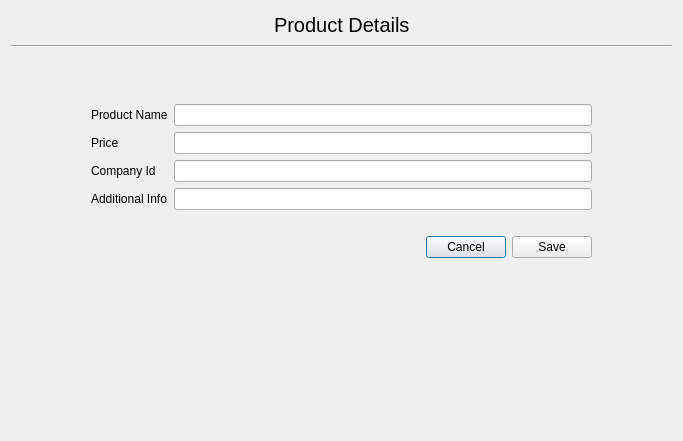
<?xml version="1.0" encoding="UTF-8"?>
<ui version="4.0">
 <class>product_details</class>
 <widget class="QDialog" name="product_details">
  <property name="geometry">
   <rect>
    <x>0</x>
    <y>0</y>
    <width>683</width>
    <height>441</height>
   </rect>
  </property>
  <property name="sizePolicy">
   <sizepolicy hsizetype="Preferred" vsizetype="Preferred">
    <horstretch>0</horstretch>
    <verstretch>0</verstretch>
   </sizepolicy>
  </property>
  <property name="windowTitle">
   <string>Company Details</string>
  </property>
  <property name="autoFillBackground">
   <bool>false</bool>
  </property>
  <layout class="QVBoxLayout" name="verticalLayout_3">
   <item>
    <layout class="QVBoxLayout" name="verticalLayout_2">
     <item>
      <layout class="QVBoxLayout" name="verticalLayout" stretch="0,0">
       <property name="sizeConstraint">
        <enum>QLayout::SetDefaultConstraint</enum>
       </property>
       <item>
        <layout class="QHBoxLayout" name="horizontalLayout">
         <item>
          <spacer name="horizontalSpacer">
           <property name="orientation">
            <enum>Qt::Horizontal</enum>
           </property>
           <property name="sizeHint" stdset="0">
            <size>
             <width>248</width>
             <height>28</height>
            </size>
           </property>
          </spacer>
         </item>
         <item>
          <widget class="QLabel" name="label">
           <property name="font">
            <font>
             <pointsize>15</pointsize>
            </font>
           </property>
           <property name="text">
            <string>Product Details</string>
           </property>
          </widget>
         </item>
         <item>
          <spacer name="horizontalSpacer_2">
           <property name="orientation">
            <enum>Qt::Horizontal</enum>
           </property>
           <property name="sizeHint" stdset="0">
            <size>
             <width>248</width>
             <height>28</height>
            </size>
           </property>
          </spacer>
         </item>
        </layout>
       </item>
       <item>
        <widget class="Line" name="line">
         <property name="font">
          <font>
           <weight>50</weight>
           <bold>false</bold>
          </font>
         </property>
         <property name="orientation">
          <enum>Qt::Horizontal</enum>
         </property>
        </widget>
       </item>
      </layout>
     </item>
     <item>
      <layout class="QFormLayout" name="formLayout">
       <property name="leftMargin">
        <number>80</number>
       </property>
       <property name="topMargin">
        <number>50</number>
       </property>
       <property name="rightMargin">
        <number>80</number>
       </property>
       <property name="bottomMargin">
        <number>20</number>
       </property>
       <item row="0" column="0">
        <widget class="QLabel" name="label_2">
         <property name="text">
          <string>Product Name</string>
         </property>
        </widget>
       </item>
       <item row="0" column="1">
        <widget class="QLineEdit" name="product_name">
         <property name="enabled">
          <bool>true</bool>
         </property>
        </widget>
       </item>
       <item row="1" column="1">
        <widget class="QLineEdit" name="price"/>
       </item>
       <item row="2" column="0">
        <widget class="QLabel" name="label_3">
         <property name="text">
          <string>Company Id</string>
         </property>
        </widget>
       </item>
       <item row="3" column="0">
        <widget class="QLabel" name="label_5">
         <property name="text">
          <string>Additional Info</string>
         </property>
        </widget>
       </item>
       <item row="3" column="1">
        <widget class="QLineEdit" name="additional"/>
       </item>
       <item row="1" column="0">
        <widget class="QLabel" name="label_4">
         <property name="text">
          <string>Price</string>
         </property>
        </widget>
       </item>
       <item row="2" column="1">
        <widget class="QLineEdit" name="company_id"/>
       </item>
      </layout>
     </item>
     <item>
      <layout class="QHBoxLayout" name="horizontalLayout_3">
       <property name="rightMargin">
        <number>80</number>
       </property>
       <property name="bottomMargin">
        <number>0</number>
       </property>
       <item>
        <spacer name="horizontalSpacer_3">
         <property name="orientation">
          <enum>Qt::Horizontal</enum>
         </property>
         <property name="sizeHint" stdset="0">
          <size>
           <width>348</width>
           <height>20</height>
          </size>
         </property>
        </spacer>
       </item>
       <item>
        <layout class="QHBoxLayout" name="horizontalLayout_2">
         <item>
          <widget class="QPushButton" name="pushButton_2">
           <property name="sizePolicy">
            <sizepolicy hsizetype="Fixed" vsizetype="Fixed">
             <horstretch>0</horstretch>
             <verstretch>0</verstretch>
            </sizepolicy>
           </property>
           <property name="text">
            <string>Cancel</string>
           </property>
           <property name="icon">
            <iconset resource="tick_icon.qrc">
             <normaloff>:/cancel/cancel.svg</normaloff>:/cancel/cancel.svg</iconset>
           </property>
          </widget>
         </item>
         <item>
          <widget class="QPushButton" name="pushButton">
           <property name="sizePolicy">
            <sizepolicy hsizetype="Fixed" vsizetype="Fixed">
             <horstretch>0</horstretch>
             <verstretch>0</verstretch>
            </sizepolicy>
           </property>
           <property name="text">
            <string>Save</string>
           </property>
           <property name="icon">
            <iconset resource="tick_icon.qrc">
             <normaloff>:/Icons/tick.png</normaloff>:/Icons/tick.png</iconset>
           </property>
          </widget>
         </item>
        </layout>
       </item>
      </layout>
     </item>
    </layout>
   </item>
   <item>
    <spacer name="verticalSpacer">
     <property name="orientation">
      <enum>Qt::Vertical</enum>
     </property>
     <property name="sizeHint" stdset="0">
      <size>
       <width>20</width>
       <height>40</height>
      </size>
     </property>
    </spacer>
   </item>
  </layout>
 </widget>
 <resources>
  <include location="tick_icon.qrc"/>
 </resources>
 <connections/>
</ui>
